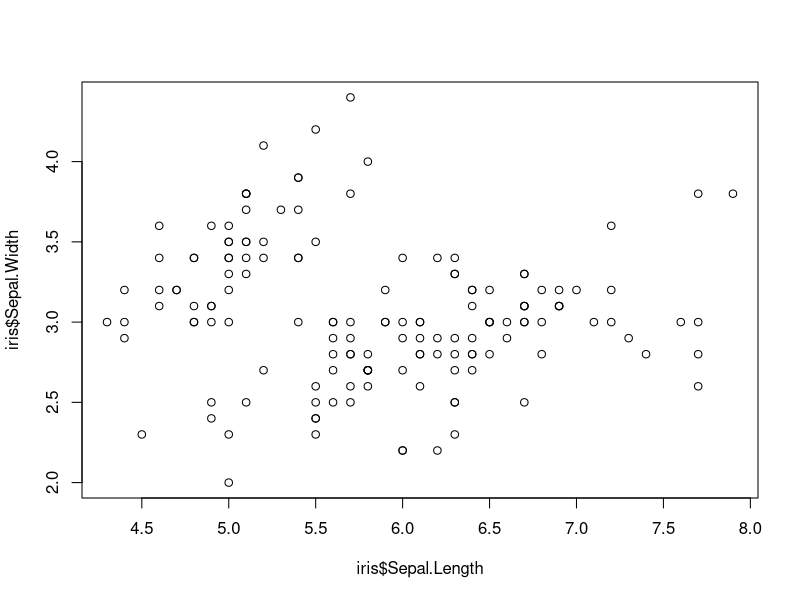
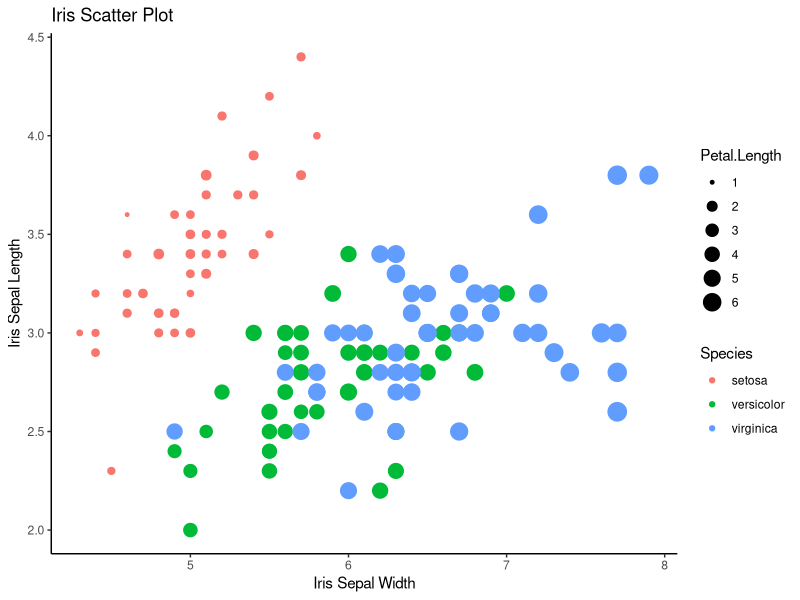

Write R code to recreate these figures, in order.
#Activity 4
#KW, 10/09/2025-

rm(list=ls())

#use built in iris dataset
head(iris)
#load in tidyverse packages
#install.packages(c("tidyverse"))
library(tidyverse)

#######################
## Part 1: for loops ##
#######################

#iris versicolor data
flower<-iris[iris$Species=="versicolor",]

#creating vector to hold regression variables
regforms1<-c("Sepal.Length~Sepal.Width",
             "Petal.Length~Petal.Width",
             "Sepal.Length~Petal.Length")

#create empty list to hold results
regresults<-list()

#create for loop to run regression model 
for(i in 1:3){
  regresults [[i]]<-lm(as.formula(regforms1[i]), flower)
}

###########################
## Part 2: data in dplyr ##
###########################

#use dplyr to join data of max. height
#to new iris data frame

height<-data.frame(Species=c("virginica","setosa","versicolor"),
                   Height.cm=c(60,100,11.8))
#load in dplyr
library(dplyr)

Iris<-iris

#create new Iris data frame including height
IrisHeight<-left_join(Iris,height,by="Species")

##############################
## Part 3: plots in ggplot2 ##
##############################

#look at base R scatter plot
plot(iris$Sepal.Length,iris$Sepal.Width)

#load in ggplot2
library(ggplot2)

#3a. make the same plot in ggplot
#3b. get rid of grid lines
#3c. add title and axis labels,
#show species by color, 
#make the point size proportional to petal length
ggplot(data=iris, 
      aes(x=Sepal.Length, y=Sepal.Width, 
          color=Species, size=Petal.Length))+
      geom_point()+
      theme_classic()+
      labs(x="Iris Sepal Width", 
           y="Iris Sepal Length",
           title="Iris Scatter Plot")
      
      

        

